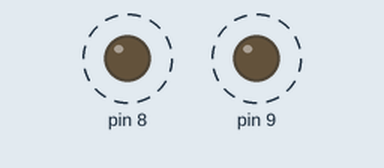
Simulated run of this sketch. Board: Arduino Uno, built with avr-gcc and run on an emulated ATmega328P. Shown: output pins drawn as LEDs (lit = HIGH). Dashed ring = blinking. What the sketch prints to the serial monitor is not drawn.

Above: at 0.2 s.
Timing chart, 0 to 4.6 s (numbered marks = the images above):
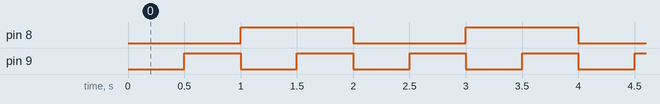

The sketch:

pwm3.ino
```cpp
void setup() {
  Serial.begin(9600);
  pinMode(9, OUTPUT);
  pinMode(8, OUTPUT);
}

unsigned long previous1 = 0;
unsigned long previous2 = 0;

void loop() {
  unsigned long now = millis();

  if (now - previous1 >= 500) {
    previous1 = now;
    digitalWrite(9, !digitalRead(9));
    Serial.println("Task 1");
  }

  if (now - previous2 >= 1000) {
    previous2 = now;
    digitalWrite(8, !digitalRead(8));
    Serial.println("Task 2");
  }
}
```

Measured:
- by itself, pin 8: alternates HIGH for 1.0 s and LOW for 1.0 s
- by itself, pin 9: alternates HIGH for 0.50 s and LOW for 0.50 s
- by itself, everything shown: repeats every 2.0 s, in 4 steps
